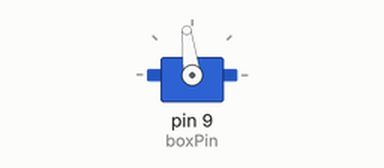
Recording of a sketch running on a simulated Arduino Uno, built with avr-gcc and run on an emulated ATmega328P. On the bench: servo.

Above: at 0.05 s.
At 0.95 s:
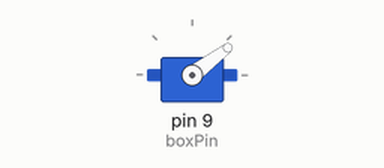
At 1.9 s:
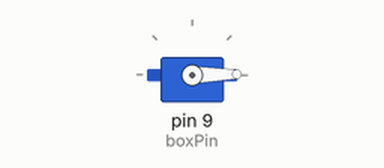
At 3.8 s:
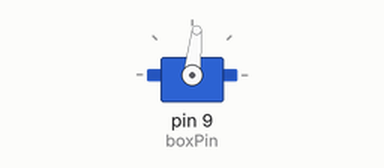
Timing chart, 0 to 6.5 s (numbered marks = the images above):
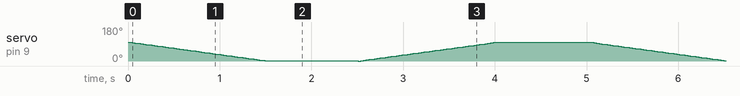

The sketch:

one_button_box.ino
```cpp
/* One Button Box
 by Becky Stewart
 for Codasign
 March 2014

 Components
 servo on Pin 9
 */

#include <Servo.h>

int boxPin = 9;

Servo boxServo;
int openPos = 100; // adjust this number
int closedPos = 0; // and this number for your box

// setup runs once when first started
void setup() {
  // set up the pin modes
  pinMode( boxPin, OUTPUT );

  boxServo.attach(9);
}

// loop runs repeatedly
void loop() {
  openBox();
  delay(1000);
  closeBox();
  delay(1000);
}

// close the box
void closeBox(){
  for(int pos = closedPos; pos < openPos; pos += 1) // goes from closedPos to openPos
  {                                   // in steps of 1 degree
    boxServo.write(pos);              // tell servo to go to position in variable 'pos'
    delay(15);                        // waits 15ms for the servo to reach the position
  }
}

// open the box
void openBox(){

  for(int pos = openPos; pos>closedPos; pos-=1) // goes from openPos to closedPos
  {                                   // in steps of 1 degree
    boxServo.write(pos);              // tell servo to go to position in variable 'pos'
    delay(15);                        // waits 15ms for the servo to reach the position
  }
}
```
